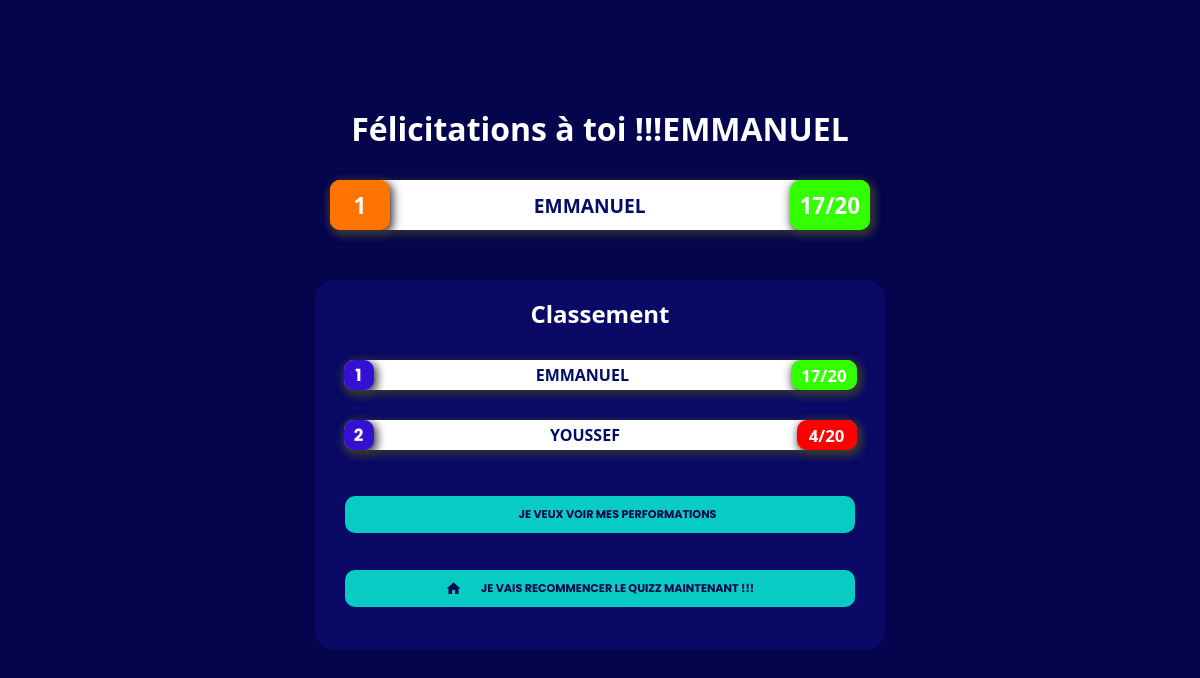
Page /admin (signed in) on the earlier database version.
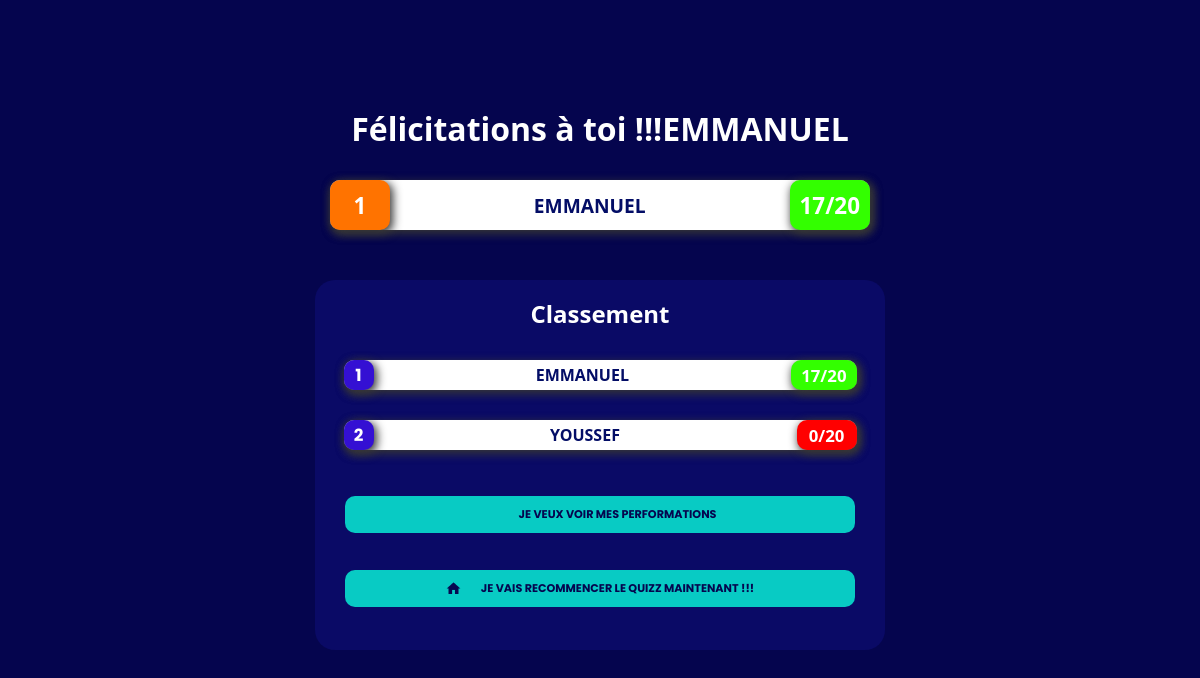
Same page on the later database version.
### app.py (models this page shows, shortened)
class Profiles(db.Model):
    id = db.Column(db.Integer, primary_key = True)
    nom = db.Column(db.String(20), unique = False , nullable = False)
    password = db.Column(db.String(8),nullable = False)

class classement(db.Model):
    id = db.Column(db.Integer, primary_key = True)
    comp = db.Column(db.String(20), unique = False , nullable = False)
    note = db.Column(db.Integer)

### app.py (the view)
@app.route('/admin')
def admin():
    if 'utilisateur_id' in session:
        sessionp = Profiles.query.get(session['utilisateur_id'])
    else:
        return redirect('/pre')
    classep = classement.query.all()
    eudpe = Profiles.query.all()
    ieze = cept.query.filter_by(email=sessionp.nom).first()
    datae = ieze.point
    tab = []
    for i in classep :
        tab.append([i.note,i.comp ])
    q=[]
    tab = sorted(tab)
    w= reversed(tab)
    comp=[]
    for i in tab:
        q.append(i[0])
    maxe = max(q)
    for i in tab:
        if maxe == i[0] :
            aqsz = i
            print(aqsz)
            break
    dss = sessionp.nom
    txs= [ieze.point,dss]
    print(txs)
    lenm= len(tab)-2
    qcs=[]
    for a in tab[::-1]:
        qcs.append(a)
    qsw = qcs.index(txs)+1
    return render_template("admin.html",tab=qcs,comp=comp,maxe=txs,lenm=lenm,qsw=qsw,sessionpp=sessionp.nom)

### templates/admin.html (shortened to what this page needs)
<!DOCTYPE html>
<html lang="en">
<head>
    <link rel="stylesheet" href="/static/CSS/admin.css">
</head>
<body>
    <div class="aqwxc">
            {% if maxe[0]>= 10 %}
        <div class="clase" style="color: white;">
            <a href="/fin" style="text-decoration: none;color: white;"><h1 id="class" style="text-align: center;">Félicitations à toi !!!<span style="text-transform: uppercase;font-family: 'Segoe UI', Tahoma, Geneva, Verdana, sans-serif;">{{maxe[1]}}</span> </h1></a>
        </div>
        {% else %}
        <div class="clase" style="color: white;">
            <a href="/fin" style="text-decoration: none;color: white;"><h1 id="class" style="text-align: center;">Ehhh YAKO !!! <span style="text-transform: uppercase;font-family: 'Segoe UI', Tahoma, Geneva, Verdana, sans-serif;">{{maxe[1]}}</span> </h1></a>
        </div>
        {% endif %}
        {% if maxe %}
        <div class="lopm">
            <div class="lo1">
                <div class="lo105">
                    <h1 id="lo11">{{qsw}}</h1>
                </div>
                <div class="lo12">
                    <h2 style="text-transform: uppercase;font-family: 'Segoe UI', Tahoma, Geneva, Verdana, sans-serif;color: #030d66;;font-weight: bolder;">{{maxe[1]}}</h2>
                </div>
                {% if maxe[0]>= 10 %}
                    <div class="lo10">
                        <h1 id="lo11">{{maxe[0]}}/20</h1>
                    </div>
                {% else %}
                    <div class="lo100">
                        <h1 id="lo11">{{maxe[0]}}/20</h1>
                    </div>
                {% endif %}
            </div>
        </div>
        {% endif %}
        <section>
            <div class="clase5" style="color: white;">
                <a href="/fin" style="text-decoration: none;color: white;"><h1 id="class" style="text-align: center;">Classement </h1></a>
            </div>
            {% for i in tab %}
            <div class="lo">
                <div class="lo1">
                    <div class="lo14">
                        <h1 id="1">{{ loop.index }}</h1>
                    </div>
                    <div class="lo12">
                        <p style="text-transform: uppercase;font-family: 'Segoe UI', Tahoma, Geneva, Verdana, sans-serif;color: #030d66;;font-weight: bolder;">{{ i[1] }}</p>
                    </div>
                    {% if i[0] >= 10 %}
                        <div class="lo10">
                            <h1 id="lo11">{{ i[0] }}/20</h1>
                        </div>
                    {% else %}
                        <div class="lo100">
                            <h1 id="lo11">{{ i[0] }}/20</h1>
                        </div>
                    {% endif %}
                </div>
            </div>
            {% endfor %}
            <div class="deco" style="padding-left: 30px;padding-right: 30px;padding-top: 20PX;">
                <div class="de1" style="width: 100%;">
                    <form action="imp" method="post" style="width: 100%;">
                        <button type="submit" id="dec" style="width: 100%;">JE VEUX VOIR MES PERFORMATIONS</button>
                    </form>
                </div>
                <div class="de1">
                    <a href="/deconnexion" id="dec"><img style="filter: invert(10%) sepia(55%) saturate(3085%) hue-rotate(229deg) brightness(91%) contrast(119%);" src="{{ url_for('static', filename='IMAGE/hom.png')}}" alt="" width="15px"> JE VAIS RECOMMENCER LE QUIZZ MAINTENANT   !!!</a>
                </div>
            </div>
        </section>
    </div>
</body>
</html>

### static/CSS/admin.css (style rules this page uses)
* { box-sizing: border-box; margin: 0; padding: 0; font-family: 'Poppins', sans-serif; }
button , a { cursor: pointer; }
body { background-color: rgb(5, 5, 78); width: 100%; }
.aqwxc { width: 100%; max-width: 600px; margin: 0 auto; margin-top: 50px; background-color: rgb(5, 5, 78); }
.lo12 h2 { font-size: 1.2rem; color: rgb(5, 5, 78); font-family: system-ui, -apple-system, BlinkMacSystemFont, 'Segoe UI', Roboto, Oxygen, Ubuntu, Cantarell, 'Open Sans', 'Helvetica Neue', sans-serif; }
.clase { width: 100%; height: 100px; color: white; display: flex; align-items: end; justify-content: center; }
#class { font-family: system-ui, -apple-system, BlinkMacSystemFont, 'Segoe UI', Roboto, Oxygen, Ubuntu, Cantarell, 'Open Sans', 'Helvetica Neue', sans-serif; }
.lopm { display: flex; align-items: center; justify-content: center; flex-direction: column; width: 100%; gap: 20px; padding-top: 30px; padding-bottom: 30px; color: black; }
.lopm .lo1 { display: flex; align-items: center; justify-content: space-between; gap: 10px; width: 90%; height: 50px; background-color: white; border-radius: 10px; animation: wine 2s infinite; }
.lo { display: flex; align-items: center; justify-content: center; flex-direction: column; width: 100%; gap: 20px; padding-top: 30px; color: black; }
.lo1 { display: flex; align-items: center; justify-content: space-between; gap: 10px; width: 90%; height: 30px; background-color: white; border-radius: 10px; box-shadow: 2px 3px 10px 1px rgb(54, 54, 54); }
#lo11 { font-family: system-ui, -apple-system, BlinkMacSystemFont, 'Segoe UI', Roboto, Oxygen, Ubuntu, Cantarell, 'Open Sans', 'Helvetica Neue', sans-serif; }
.lo14 { display: flex; align-items: center; justify-content: center; font-size: 0.7rem; color: white; width: 30px; height: 30px; background-color: rgb(52, 16, 211); border-radius: 10px; box-shadow: 2px 3px 10px 1px rgb(54, 54, 54); }
.lo10 { display: flex; align-items: center; justify-content: center; font-size: 0.7rem; color: white; padding: 1px 10px; height: 100%; background-color: rgb(51, 255, 0); border-radius: 10px; box-shadow: 2px 3px 10px 1px rgb(54, 54, 54); }
.lo100 { display: flex; align-items: center; justify-content: center; font-size: 0.7rem; color: white; width: 60px; height: 100%; background-color: rgb(255, 0, 0); border-radius: 10px; box-shadow: 2px 3px 10px 1px rgb(54, 54, 54); }
.lo105 { display: flex; align-items: center; justify-content: center; font-size: 0.7rem; color: white; width: 60px; height: 100%; background-color: rgb(255, 115, 0); border-radius: 10px; box-shadow: 2px 3px 10px 1px rgb(54, 54, 54); }
.deco { width: 100%; height: 200px; }
.de1 { width: 100%; height: 100px; }
.de1 form { width: 100%; height: 100px; }
#dec { display: flex; align-items: center; justify-content: center; padding-left: 50px; padding-right: 50px; border-radius: 10px; padding: 10px 15px; font-size: 0.7rem; color: rgb(5, 5, 78); padding-top: 10px; margin-bottom: 50px; background-color: rgb(8, 203, 196); text-decoration: none; font-weight: bolder; margin: 0 auto; text-align: center; border: none; gap: 20px; }
section { width: 95%; background-color: rgba(15, 15, 121, 0.575); border-radius: 20px; margin: 0 auto; margin-bottom: 10px; }
.clase5 { width: 100%; height: 50px; margin-top: 20px; color: white; display: flex; align-items: end; justify-content: center; }

Differences in the rows shown:
changed classement "YOUSSEF": note "4" → "0"
